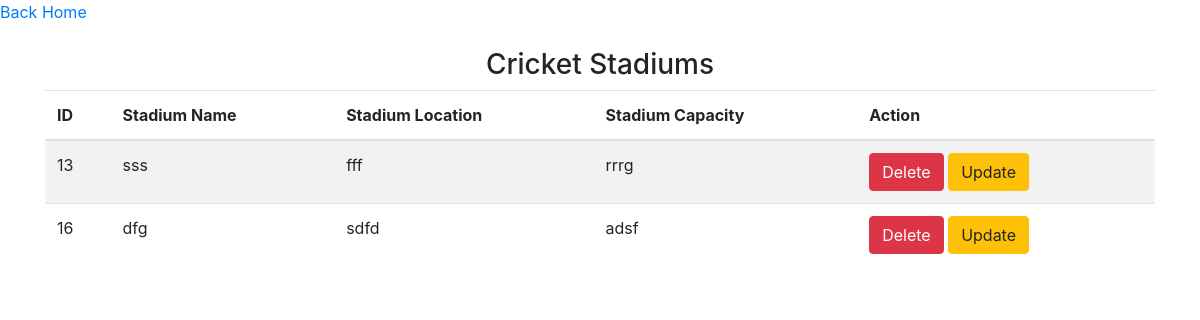
The page /stadiumview.php on the database its author committed.
### tables this page shows
CREATE TABLE `stadium` (
  `id` int(11) NOT NULL,
  `stadium_name` varchar(50) NOT NULL,
  `stadium_location` varchar(50) NOT NULL,
  `stadium_capacity` varchar(50) NOT NULL
);

### stadiumview.php (the view, shortened to what this page needs)
<?php
include('db.php');
$sql = "SELECT * FROM stadium";
$result = mysqli_query($con, $sql);
?>
<!DOCTYPE html>
<html lang="en">
<head>
    <link rel="stylesheet" href="https://cdnjs.cloudflare.com/ajax/libs/font-awesome/6.4.2/css/all.min.css" />
    <link rel="stylesheet" href="https://stackpath.bootstrapcdn.com/bootstrap/4.3.1/css/bootstrap.min.css">
</head>
<body>
    <a href="stadium.php" style="text-decoration: none;">Back</a>
    <a href="mainpage.php" style="text-decoration: none;">Home</a>
    <div class="container mt-4">
        <h3 class="text-center">Cricket Stadiums</h3>
        <div class="table-responsive">
            <table class="table table-striped">
                <thead>
                    <tr>
                        <th>ID</th>
                        <th>Stadium Name</th>
                        <th>Stadium Location</th>
                        <th>Stadium Capacity</th>
                        <th>Action</th>
                    </tr>
                </thead>
                <tbody>
                    <?php
                    while ($row = mysqli_fetch_array($result)) {
                    ?>
                        <tr>
                            <td><?php echo $row["id"]; ?></td>
                            <td><?php echo $row["stadium_name"]; ?></td>
                            <td><?php echo $row["stadium_location"]; ?></td>
                            <td><?php echo $row["stadium_capacity"]; ?></td>
                            <td>
                                <a href="stadiumdelete.php?id=<?php echo $row['id']; ?>" class="btn btn-danger">Delete</a>
                                <a href="stadiumupdate.php?id=<?php echo $row['id']; ?>" class="btn btn-warning">Update</a>
                            </td>
                        </tr>
                    <?php
                    }
                    ?>
                </tbody>
            </table>
        </div>
    </div>
</body>
</html>

### rows shown on the page
stadium: id "13", stadium_name "sss", stadium_location "fff", stadium_capacity "rrrg"
stadium: id "16", stadium_name "dfg", stadium_location "sdfd", stadium_capacity "adsf"
